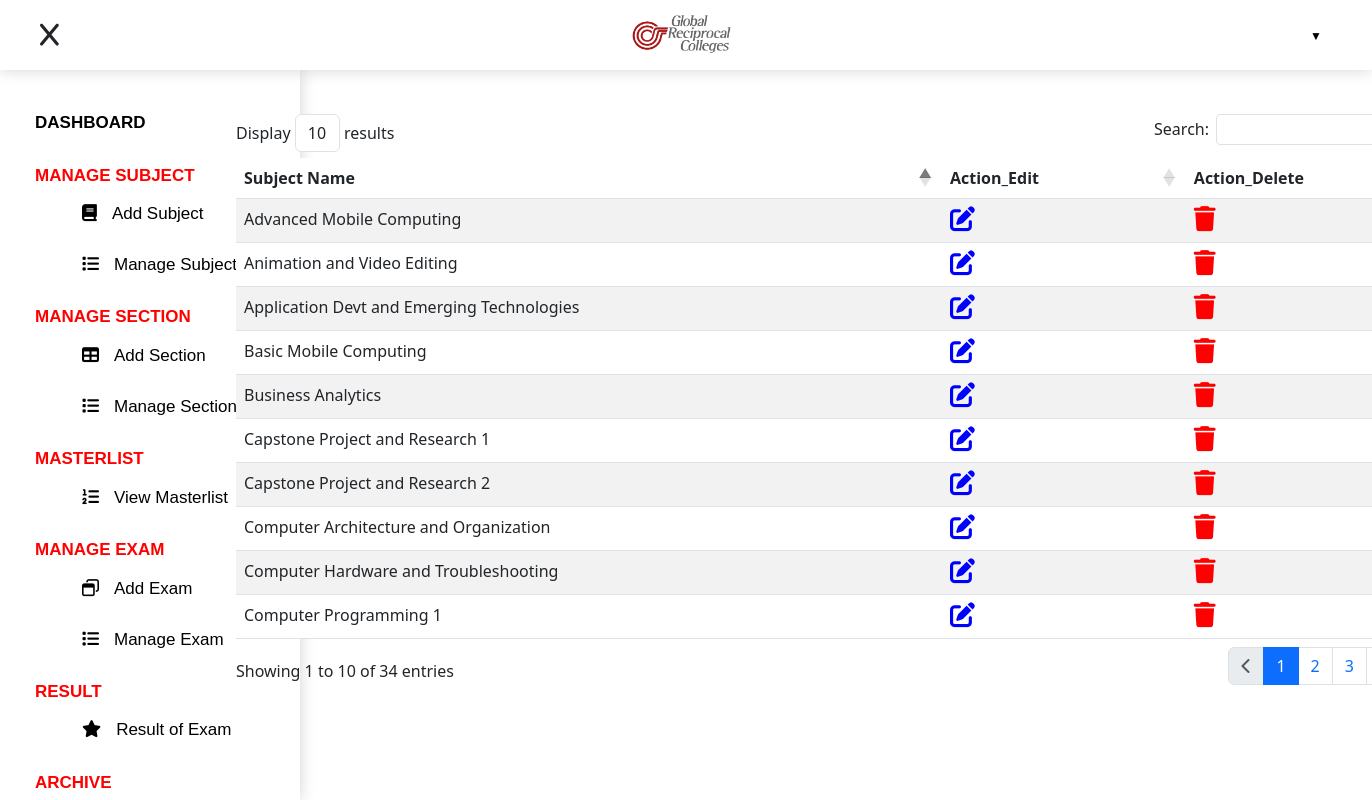
The page /professor/subject.php on the database its author committed.
### tables this page shows
CREATE TABLE `subject` (
  `sub_id` int(11) NOT NULL,
  `sub_name` varchar(255) NOT NULL,
  `sub_created` timestamp NOT NULL DEFAULT current_timestamp() ON UPDATE current_timestamp()
);

### professor/subject.php (the view, shortened to what this page needs)
<?php include("../professor/header.php");?>
<?php include("../professor/sidebar.php");?>
<?php
$sql = "SELECT * FROM subject";
$result = mysqli_query($conn, $sql);
?>
<div class="content">
    <div style="display: flex; justify-content: center;" class="hidden_animation">
        <div>
            <br>
         <table id="example" class="table table-striped">
            <thead>
                <tr>
                    <th>Subject Name</th>
                    <th>Action_Edit</th>
                    <th>Action_Delete</th>
                </tr>
            </thead>
            <tbody>
                <?php
                while ($row = mysqli_fetch_assoc($result)) {
                ?>
                <tr>
                    <td><?php echo $row['sub_name']; ?></td>
                    <td><a href="./edit_sub.php?id=<?php echo $row['sub_id'];?>" style="text-decoration: none;"><i class="fa-solid fa-pen-to-square" id="edit_sub"></i></a></td>
                    <td><a href="./delete_sub.php?id=<?php echo $row['sub_id'];?>" style="text-decoration: none;"><i class="fa-solid fa-trash" id="delete_sub"></i></a></td>
                </tr>
                <?php
                }
                ?>
            </tbody>
        </table>
        </div>
    </div>
</div>
<?php include("../professor/footer.php");?>

### professor/css/style4.css (style rules this page uses)
html { scroll-behavior: smooth; }
* { margin: 0; padding: 0; box-sizing: border-box; }
.hidden_animation { opacity: 0; filter: blur(5px); transform: translateX(100%); transition: all 1.0s; }
.show_animation { opacity: 1; filter: blur(0); transform: translateX(0); }
.content { flex: 1; padding: 20px; transition: margin-left 0.3s ease; margin-left: 0; }
.sidebar-visible ~ .content { margin-left: 300px; }
#example { width:1200px; }
#edit_sub { font-size: 25px; color: blue; opacity: 1; transition: all 0.3s ease 0s; }
#delete_sub { font-size: 25px; color: red; opacity: 1; transition: all 0.3s ease 0s; }

### rows shown on the page
subject: sub_name "Computer Programming 1"
subject: sub_name "Computer Hardware and Troubleshooting"
subject: sub_name "Animation and Video Editing"
subject: sub_name "Application Devt and Emerging Technologies"
subject: sub_name "Basic Mobile Computing"
subject: sub_name "Computer Architecture and Organization"
subject: sub_name "Advanced Mobile Computing"
subject: sub_name "Capstone Project and Research 1"
subject: sub_name "Business Analytics"
subject: sub_name "Capstone Project and Research 2"
